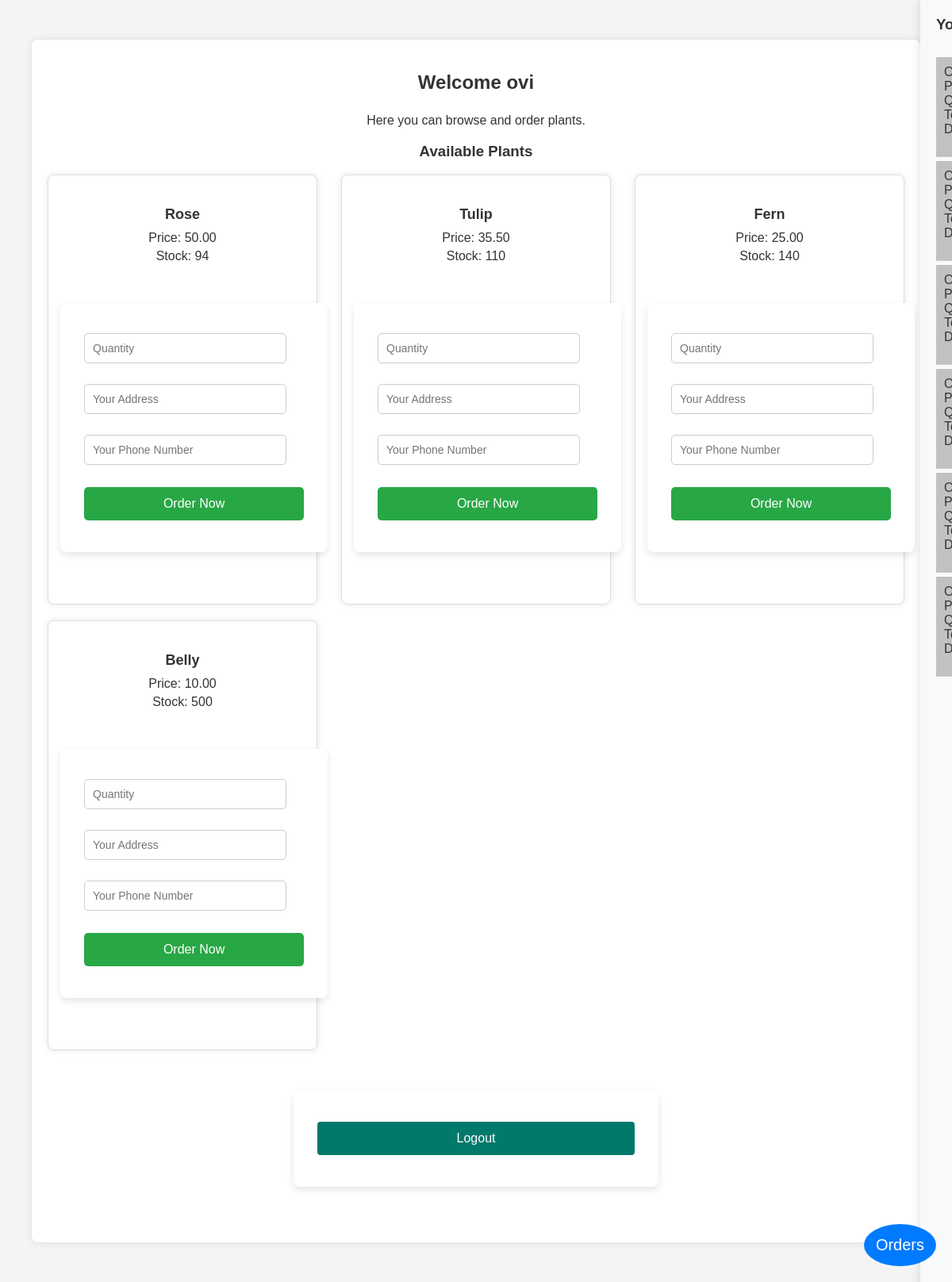
Screenshot of /user_dashboard.php (signed in) with the database file from the repository.
### tables this page shows
CREATE TABLE `users` (
  `id` int(11) NOT NULL,
  `Name` varchar(100) DEFAULT NULL,
  `Email` varchar(100) NOT NULL,
  `Password` varchar(50) NOT NULL,
  `Phone` varchar(20) DEFAULT NULL,
  `Address` varchar(100) DEFAULT NULL
);

CREATE TABLE `plants` (
  `PlantID` int(11) NOT NULL,
  `Name` varchar(100) NOT NULL,
  `Type` varchar(50) DEFAULT NULL,
  `Price` decimal(10,2) DEFAULT NULL,
  `QuantityInStock` int(11) DEFAULT NULL
);

CREATE TABLE `orderdetails` (
  `OrderDetailID` int(11) NOT NULL,
  `OrderID` int(11) NOT NULL,
  `PlantID` int(11) NOT NULL,
  `Quantity` int(11) NOT NULL,
  `UnitPrice` decimal(10,2) NOT NULL
);

### user_dashboard.php (the view, shortened to what this page needs)
<?php
include 'db.php';
$userEmail = $_SESSION['user'];
$query = "SELECT * FROM Users WHERE Email = '$userEmail'";
$userDetails = mysqli_query($conn, $query);
$userDetails = mysqli_fetch_assoc($userDetails);
$userID = $userDetails['id'];
?>
<!DOCTYPE html>
<html lang="en">
<head>
    <link rel="stylesheet" href="Css 2.css">
</head>
<body>
    <div class="dashboard">
        <h2>Welcome <?php echo $userDetails['Name'] ?></h2>
        <p>Here you can browse and order plants.</p>
        <h3>Available Plants</h3>
        <div class="plants-list">
            <?php
            $query = "SELECT * FROM Plants";
            $result = $conn->query($query);
            while ($row = $result->fetch_assoc()) {
                echo "<div class='plant-item'>";
                echo "<h4>{$row['Name']}</h4>";
                echo "<p>Price: {$row['Price']}</p>";
                echo "<p>Stock: {$row['QuantityInStock']}</p>";
                ?>
                <form action="" method="POST">
                    <input type="number" name="quantity" min="1" max="<?php echo $row['QuantityInStock']; ?>" required placeholder="Quantity">
                    <input type="text" name="address" required placeholder="Your Address">
                    <input type="text" name="phone" required placeholder="Your Phone Number">
                    <input type="submit" name="order" value="Order Now" class="order-btn">
                </form>
                <?php
                echo "</div>";
            }
            ?>
        </div>
        <form action="logout.php" method="POST">
            <input type="submit" value="Logout" class="logout-btn">
        </form>
    </div>
    <button id="cart-btn" class="cart-btn">Orders</button>
    <div id="cart-menu" class="cart-menu">
        <h3>Your Orders</h3>
        <ul>
            <?php
            $query = "SELECT o.OrderID, o.TotalAmount, o.OrderDate, p.Name AS PlantName, od.Quantity
                      FROM orders o
                      JOIN orderdetails od ON o.OrderID = od.OrderID
                      JOIN plants p ON od.PlantID = p.PlantID
                      WHERE o.CustomerID = '$userID'";
            $ordersResult = mysqli_query($conn, $query);
            while ($order = mysqli_fetch_assoc($ordersResult)) {
                echo "<div style='background-color: #c1c1c1ff; border-bottom:1px solid #ccc; margin-bottom:5px; padding:10px;'>";
                echo "<li>";
                echo "Order ID: {$order['OrderID']}<br>";
                echo "Plant: {$order['PlantName']}<br>";
                echo "Quantity: {$order['Quantity']}<br>";
                echo "Total: $ {$order['TotalAmount']}<br>";
                echo "Date: {$order['OrderDate']}";
                echo "</li>";
                echo "</div>";
            }
            ?>
        </ul>
    </div>
</body>
</html>

### Css 2.css (style rules this page uses)
body { font-family: 'Segoe UI', Tahoma, Geneva, Verdana, sans-serif; background: #e0f7fa; margin: 0; padding: 0; color: #333; }
.login-container, .dashboard, form { background-color: #ffffff; padding: 30px; border-radius: 8px; box-shadow: 0 4px 10px rgba(0, 0, 0, 0.1); width: 90%; max-width: 400px; margin: 50px auto; text-align: center; }
h2 { text-align: center; color: #00796b; margin-bottom: 25px; }
input[type=text], input[type=email], input[type=number], input[type=password], select { width: calc(100% - 22px); padding: 10px; margin: 8px 0; display: inline-block; border: 1px solid #ccc; border-radius: 4px; box-sizing: border-box; }
input[type=submit] { width: 100%; background-color: #00796b; color: white; padding: 12px 20px; margin: 10px 0; border: none; border-radius: 4px; cursor: pointer; font-size: 1em; transition: background-color 0.3s ease; }
ul { list-style: none; padding: 0; margin-top: 30px; }
ul li { display: block; margin-bottom: 15px; }

### user_dashboard.php (style rules this page uses)
body { font-family: Arial, sans-serif; background-color: #f4f4f4; margin: 0; padding: 0; }
.dashboard { max-width: 1200px; margin: 50px auto; padding: 20px; background-color: #fff; box-shadow: 0 0 10px rgba(0, 0, 0, 0.1); border-radius: 8px; }
.dashboard h2 { text-align: center; color: #333; }
.plants-list { display: flex; flex-wrap: wrap; gap: 20px; justify-content: space-between; }
.plant-item { background-color: #fff; border: 1px solid #ddd; padding: 15px; width: calc(33.333% - 20px); box-sizing: border-box; border-radius: 8px; box-shadow: 0 0 8px rgba(0, 0, 0, 0.1); transition: transform 0.2s ease-in-out; }
.plant-item h4 { font-size: 18px; margin-bottom: 10px; }
.plant-item p { font-size: 16px; margin: 5px 0; }
.plant-item form { display: flex; flex-direction: column; gap: 10px; }
.plant-item input[type="number"], .plant-item input[type="text"] { padding: 10px; font-size: 14px; border: 1px solid #ccc; border-radius: 5px; }
.plant-item input[type="submit"] { padding: 12px; background-color: #28a745; color: #fff; border: none; border-radius: 5px; cursor: pointer; }
.logout-btn { padding: 10px 20px; background-color: #dc3545; color: #fff; border: none; border-radius: 5px; cursor: pointer; display: block; margin: 20px auto; }
.cart-btn { position: fixed; bottom: 20px; right: 20px; background-color: #007bff; color: white; border: none; padding: 15px; border-radius: 50%; font-size: 20px; cursor: pointer; z-index: 1000; }
.cart-menu { position: fixed; top: 0; right: -300px; width: 300px; height: 100%; background-color: #f8f9fa; box-shadow: -2px 0 10px rgba(0, 0, 0, 0.1); transition: right 0.3s ease-in-out; padding: 20px; overflow-y: auto; }
.cart-menu h3 { margin-top: 0; }

### rows the page displays
users: Name "ovi"
plants: Name "Rose", Price "50.00", QuantityInStock "94"
plants: Name "Tulip", Price "35.50", QuantityInStock "110"
plants: Name "Fern", Price "25.00", QuantityInStock "140"
plants: Name "Belly", Price "10.00", QuantityInStock "500"
